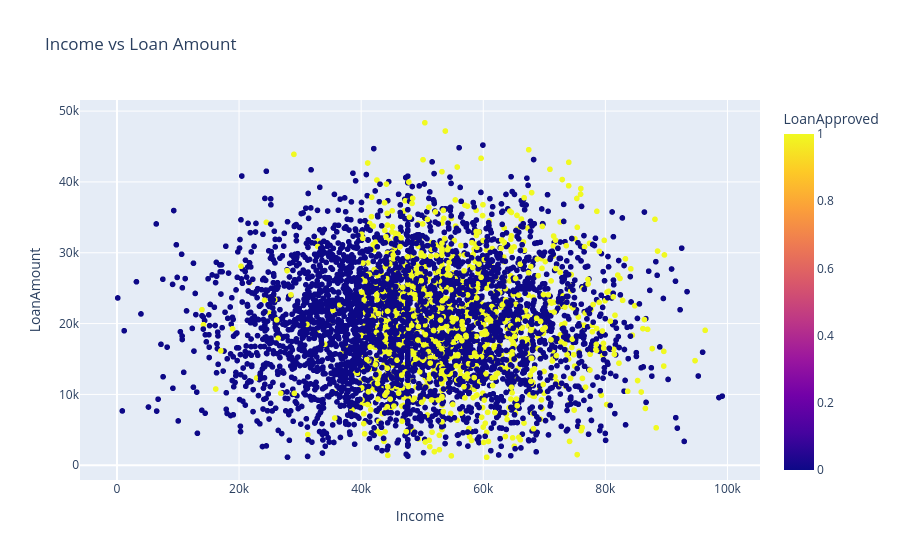

This figure's notebook cell:
### Code cell
px.scatter(df, x='Income', y='LoanAmount', color='LoanApproved',
                 title='Income vs Loan Amount')

# income regarding loan amount

### Figure 1 — Plotly figure (JSON) as saved in the notebook; plotly's stock layout.template omitted (floating-point values rounded to 4 significant figures; data arrays with more than 128 entries replaced by an {"elided": "..."} marker saying what was removed)
{"data": [{"hovertemplate": "Income=%{x}<br>LoanAmount=%{y}<br>LoanApproved=%{marker.color}<extra></extra>", "legendgroup": "", "marker": {"color": {"elided": "5000 int values"}, "coloraxis": "coloraxis", "symbol": "circle"}, "mode": "markers", "name": "", "showlegend": false, "type": "scattergl", "x": {"elided": "5000 float values"}, "xaxis": "x", "y": {"elided": "5000 float values"}, "yaxis": "y"}], "layout": {"coloraxis": {"colorbar": {"title": {"text": "LoanApproved"}}, "colorscale": [[0, "#0d0887"], [0.1111, "#46039f"], [0.2222, "#7201a8"], [0.3333, "#9c179e"], [0.4444, "#bd3786"], [0.5556, "#d8576b"], [0.6667, "#ed7953"], [0.7778, "#fb9f3a"], [0.8889, "#fdca26"], [1, "#f0f921"]]}, "legend": {"tracegroupgap": 0}, "title": {"text": "Income vs Loan Amount"}, "xaxis": {"anchor": "y", "domain": [0, 1], "title": {"text": "Income"}}, "yaxis": {"anchor": "x", "domain": [0, 1], "title": {"text": "LoanAmount"}}}}
